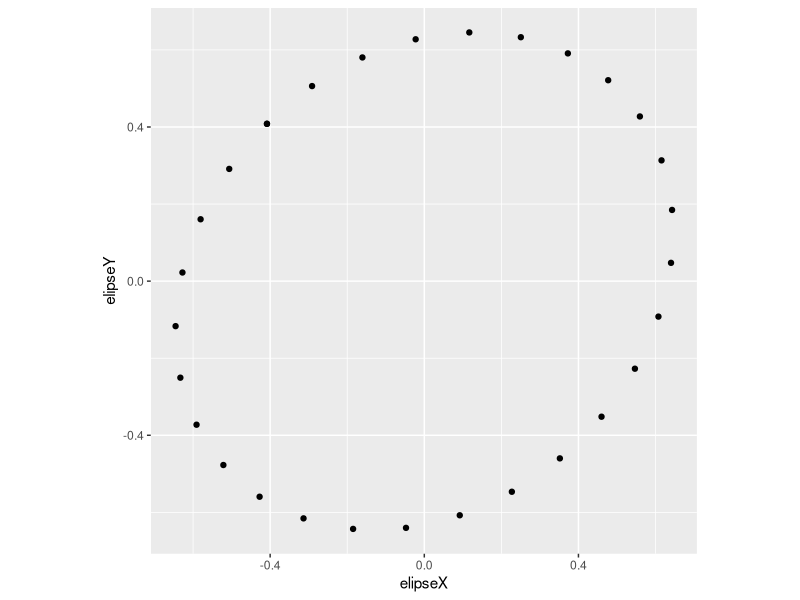

Reproduce this figure in R. (Note: this script raises an error after producing the figure.)
## ---- chunk 1
library(tidyverse)
library(knitr)
set.seed(42)
library('magrittr')
library('jsonlite')
## ---- chunk 2
obtenerQi <- function(marcoDeDatos,listaVariables,poblacion,colPoblacion) {
  indices <- which( marcoDeDatos[,colPoblacion] == poblacion )
  cov(
    marcoDeDatos[indices,listaVariables]
  ) * ( length(indices) - 1 )
}

obtenerQ <- function(marcoDeDatos,listaVariables) {
  cov(
    marcoDeDatos[,variables]
  ) * ( nrow(marcoDeDatos) - 1 )
}

todosLosQ <- function(marcoDeDatos,listaVariables,colPoblacion) {
  listaPoblaciones <- marcoDeDatos[,colPoblacion] %>% unique() %>% unlist()
  listaQ <- map( listaPoblaciones, ~obtenerQi(marcoDeDatos, listaVariables,.x, colPoblacion ) )
  names(listaQ) <- listaPoblaciones
  return(
    listaQ
  )
}

mediaUnaPoblacion <- function(marcoDeDatos,listaVariables,colPoblacion,poblacion) {
  indices <- which( marcoDeDatos[,colPoblacion] == poblacion )
  return(
    colMeans( marcoDeDatos[indices,listaVariables] )
  )
}

mediaGeneral <- function(marcoDeDatos,listaVariables) {
  return( colMeans( marcoDeDatos[,listaVariables] ) )
}

obtenerNi <- function(marcoDeDatos,colPoblacion) {
  listaPoblaciones <- marcoDeDatos[,colPoblacion] %>% unique() %>% unlist()
  listaN <- map_dbl( listaPoblaciones,
                    ~length( which( marcoDeDatos[,colPoblacion] == .x ) )
                    )
  names(listaN) <- listaPoblaciones
  return( listaN )
}

obtenerU <- function(marcoDeDatos,listaVariables,colPoblacion) {
  listaQ <- todosLosQ(marcoDeDatos,listaVariables,colPoblacion)
  n <- nrow(marcoDeDatos)
  k <- length(listaVariables)
  sDentro <- reduce(listaQ,`+`)
  return(sDentro)
}

obtenerH <- function(marcoDeDatos,listaVariables,colPoblacion) {
  listaPoblaciones <- marcoDeDatos[,colPoblacion] %>% unique() %>% unlist()
  listaMedias <- map( listaPoblaciones, ~mediaUnaPoblacion(marcoDeDatos,listaVariables,colPoblacion,.x) )
  names(listaMedias) <- listaPoblaciones
  mediaGeneral <- mediaGeneral(marcoDeDatos,listaVariables)
  listaN <- obtenerNi(marcoDeDatos,colPoblacion)
  listaASumar <- map2( listaMedias, listaN, ~(( .x - mediaGeneral ) %*% t( .x - mediaGeneral )) * .y  )
  matrizH <- listaASumar %>% reduce(`+`)
  return(matrizH)
}

gammaEstrella1 <- function(marcoDeDatos,listaVariables,colPoblacion) {
  listaPoblaciones <- marcoDeDatos[,colPoblacion] %>% unique() %>% unlist()
  listaQ <- todosLosQ(marcoDeDatos,listaVariables,colPoblacion)
  listaN <- obtenerNi(marcoDeDatos,colPoblacion)

  numerador <- map2_dbl(
    listaQ,
    listaN,
    ~(det(.x/.y))^(.y/2)
  ) %>% reduce(`*`)

  nTotal  <- nrow(marcoDeDatos)
  denominador <- ( det( reduce( listaQ, `+` ) / nTotal ) )^(nTotal/2)
  return( numerador / denominador )
}

gammaEstrella2 <- function(marcoDeDatos,listaVariables,colPoblacion) {
  listaPoblaciones <- marcoDeDatos[,colPoblacion] %>% unique() %>% unlist()
  listaQ <- todosLosQ(marcoDeDatos,listaVariables,colPoblacion)
  listaN <- obtenerNi(marcoDeDatos,colPoblacion)
  matrizH <- obtenerH(marcoDeDatos,listaVariables,colPoblacion)
  matrizU <- reduce( listaQ, `+` )

  numerador <- map2_dbl(
    listaQ,
    listaN,
    ~(det(.x/.y))^(.y/2)
  ) %>% reduce(`*`)

  nTotal  <- nrow(marcoDeDatos)
  denominador <- ( det( matrizU + matrizH / nTotal ) )^(nTotal/2)
  return( numerador / denominador )
}

gammaEstrella3 <- function(marcoDeDatos,listaVariables,colPoblacion) {
  listaPoblaciones <- marcoDeDatos[,colPoblacion] %>% unique() %>% unlist()
  listaQ <- todosLosQ(marcoDeDatos,listaVariables,colPoblacion)
  listaN <- obtenerNi(marcoDeDatos,colPoblacion)
  matrizH <- obtenerH(marcoDeDatos,listaVariables,colPoblacion)
  matrizU <- reduce( listaQ, `+` )

  nTotal  <- nrow(marcoDeDatos)
  return( ( det( matrizU ) / det( matrizU + matrizH ) )^(nTotal/2) )
}

indicesNu <- function(listaVariables,colPoblacion) {
  n <- length(colPoblacion)
  p <- length(listaVariables)
  k <- colPoblacion %>% unique() %>% length()
  nu <- p*k+(p*(p+1)*k)/2
  nu1 <- p*k+(p*(p+1))/2
  nu2 <- p+(p*(p+1))/2
  return(
    list(
      "nu" = nu,
      "nu1" = nu1,
      "nu2" = nu2
    )
  )
}

pruebaSigmaEnPoblaciones1 <- function(marcoDeDatos,listaVariables,colPoblacion,alfa) {
  estadistico <- gammaEstrella1(marcoDeDatos,listaVariables,colPoblacion)
  indices <- indicesNu(listaVariables,marcoDeDatos[[colPoblacion]])
  gradLib1 <- indices[["nu"]] - indices[["nu1"]]
  percentil <- qchisq( p = 1 - alfa, df = gradLib1 )
  cuantilParaP =   pchisq( df = gradLib1, q = -2 * log(estadistico) )
  return(
    tibble(
      rechazo =  -2*log(estadistico) > percentil,
      pValor =  1 - cuantilParaP,
      estadistico = -2 * log(estadistico),
      percentil = qchisq( df = gradLib1, p = 1- alfa )
    )
  )
}

pruebaSigmaEnPoblaciones2 <- function(marcoDeDatos,listaVariables,colPoblacion,alfa) {
  estadistico <- gammaEstrella2(marcoDeDatos,listaVariables,colPoblacion)
  indices <- indicesNu(listaVariables,marcoDeDatos[[colPoblacion]])
  gradLib2 <- indices[["nu"]] - indices[["nu2"]]
  percentil <- qchisq( p = 1 - alfa, df = gradLib2 )
  cuantilParaP =   pchisq( df = gradLib2, q = -2 * log(estadistico) )
  return(
    tibble(
      rechazo =  -2*log(estadistico) > percentil,
      pValor =  1 - cuantilParaP,
      estadistico = estadistico,
      percentil = qchisq( df = gradLib2, p = 1- alfa )
    )
  )
}

# NOTA: Mejorar agregando que para k=2 es una F y quizás alguna otra estimación.
pruebaSigmaEnPoblaciones3 <- function(marcoDeDatos,listaVariables,colPoblacion,alfa) {
  estadistico <- gammaEstrella2(marcoDeDatos,listaVariables,colPoblacion)
  indices <- indicesNu(listaVariables,marcoDeDatos[[colPoblacion]])
  percentil <- qchisq( p = 1 - alfa, df = indices[["nu1"]] - indices[["nu1"]] )
  gradLib3 <- indices[["nu1"]] - indices[["nu2"]]
  cuantilParaP = pchisq( df = gradLib3, q = -2 * log(estadistico) )
  return(
    tibble(
      rechazo =  -2*log(estadistico) > percentil,
      pValor = 1 - cuantilParaP,
      estadistico = estadistico,
      percentil = qchisq( df = gradLib3, p = 1- alfa )
    )
  )
}

estimarSigmaDentro <- function(marcoDeDatos,listaVariables,colPoblacion) {
  listaQ <- todosLosQ(marcoDeDatos,listaVariables,colPoblacion)
  n <- nrow(marcoDeDatos)
  k <- length(listaVariables)
  sDentro <- reduce(listaQ,`+`) / (n-k)
  return(sDentro)
}

estimarSigmaEntre <- function(marcoDeDatos,listaVariables,colPoblacion) {
  n <- nrow(marcoDeDatos)
  k <- length(listaVariables)
  matrizH <- obtenerH(marcoDeDatos,listaVariables,colPoblacion) / n
  return( matrizH )
}

coordenadasDiscriminantes <- function(marcoDeDatos, listaVariables, colPoblacion) {
  matrizH <- obtenerH(marcoDeDatos,listaVariables,colPoblacion)
  matrizU<- obtenerU(marcoDeDatos,listaVariables,colPoblacion)
  matrizC <- chol(matrizU)
  inversaC <- solve(matrizC)
  matrizB <- t( inversaC ) %*% matrizH %*% ( inversaC )
  descompB <- eigen(matrizB)
  n <- nrow(marcoDeDatos)
  k <- length( marcoDeDatos[,colPoblacion] %>% unique() )
  listaVectores <- map( seq(1,length(descompB$values)), ~descompB$vectors[,.x] )
  listaDirecciones <- map( listaVectores, ~ inversaC %*% unlist( .x ) * sqrt( n - k ) )
  nombresListaDirecciones <- map2( rep('a',length(listaDirecciones)),
                                  seq(1,length(listaDirecciones)),
                                  ~paste(.x,.y,sep='') )
  names(listaDirecciones) <- nombresListaDirecciones
  columnasProyecciones <- map(listaDirecciones, ~ (marcoDeDatos[,listaVariables] %>% as.matrix()) %*% .x )
  return(
    list(proyecciones = columnasProyecciones,
         direcciones = listaDirecciones,
         autovalores = descompB$values %>% round(9),
         autoVecB = listaVectores,
         matrizB = matrizB,
         inversaC = inversaC,
         listaVectores = listaVectores
         )
  )
}

viejoDiscriminantes <- function(marcoDeDatos, listaVariables, colPoblacion) {
  sEntre <- estimarSigmaEntre(marcoDeDatos,listaVariables,colPoblacion)
  sDentro<- estimarSigmaDentro(marcoDeDatos,listaVariables,colPoblacion)
  matrizC <- chol(sDentro)
  inversaC <- solve(matrizC)
  matrizB <- t(inversaC) %*% sEntre %*% inversaC
  descompB <- eigen(matrizB)
  n <- nrow(marcoDeDatos)
  k <- length( marcoDeDatos[,colPoblacion] %>% unique() )
  listaVectores <- map( seq(1,length(descompB$values)), ~descompB$vectors[,.x] * sqrt(n-k) )
  listaDirecciones <- map( listaVectores, ~ inversaC %*% .x )
  nombresListaDirecciones <- map2( rep('a',length(listaDirecciones)),
                                  seq(1,length(listaDirecciones)),
                                  ~paste(.x,.y,sep='') )
  names(listaDirecciones) <- nombresListaDirecciones
  columnasProyecciones <- map(listaDirecciones, ~ (marcoDeDatos[,listaVariables] %>% as.matrix()) %*% .x )
  return(
    list(proyecciones = columnasProyecciones,
         direcciones = listaDirecciones,
         autovalores = descompB$values %>% round(9)
         )
  )
}

normaVector <- function(vector) {
  norm( x = matrix( vector, ncol=1 ),type="2" )
}

trazarElipse <- function(centro = c(0,0), radio = 1, forma = matrix( c(1,0,0,1), ncol = 2 ), puntos) {
  espectral <- eigen(forma, symmetric = T)
  rotar <- espectral$vectors
  escalar <- espectral$values
  paramH <- function(t) { (radio / sqrt( escalar[[1]] ) ) * cos(t) }
  paramV <- function(t) { (radio / sqrt(escalar[[2]]) ) * sin(t) }
  valoresT <- seq(0,2*pi,length.out=puntos)
  columnaX <- map_dbl(valoresT,paramH)
  columnaY <- map_dbl(valoresT,paramV)
  matriz <- matrix(
    c( columnaX, columnaY ),
    ncol=2
  )
  matrizTransformada <- matriz %*% t(rotar)
  tabla <- tibble(
    elipseX = matrizTransformada[,1] + centro[[1]],
    elipseY = matrizTransformada[,2] + centro[[2]]
  )
  return( tabla )
}

matrizCecilia <- matrix( c(2.5,-0.5,-0.5,2.5), ncol = 2 )

espectroCecilia <- eigen(matrizCecilia)


elipseP <- trazarElipse(puntos=30,forma=matrizCecilia)

elipseP %>% ggplot() +
  aes( x = elipseX, y= elipseY) +
  geom_point() +
  coord_fixed()
## ---- chunk 3

## setwd("~/D3/surveyDashboard/dataAnalysis")

df <- read_rds( "./realFoodCampaign.Rds" )

variablesList <- colnames(df)

analysisVars <- variablesList[ c(39,40,41,65) ]


dataF <- filter( df, !is.na( SoilOrganicMatter0to10cmPercentage ) )

for ( i in 1:length(analysisVars) ) {
  dataF <- filter( dataF, !is.na( .data[[  analysisVars[[i]]  ]] ) )
}



cdRFP <- coordenadasDiscriminantes( marcoDeDatos = dataF[c(1:200),], listaVariables = analysisVars, colPoblacion =  'Source' )

dataF <- dataF[c(1:200) ,]

dataF$dc1 <- ( cdRFP$proyecciones )$a1
dataF$dc2 <- ( cdRFP$proyecciones )$a2

dataF %>% ggplot() +
  aes( x=dc1, y=dc2, color = Farmer ) +
  geom_point()

analysisVars <- variablesList[ c(39,65,19,20,18,66) ]


dataF <- filter( df, !is.na( SoilOrganicMatter0to10cmPercentage ) )

for ( i in 1:length(analysisVars) ) {
  dataF <- filter( dataF, !is.na( .data[[  analysisVars[[i]]  ]] ) )
}



cdRFP <- coordenadasDiscriminantes( marcoDeDatos = dataF[c(1:200),], listaVariables = analysisVars, colPoblacion =  'organic' )

dataF <- dataF[c(1:200) ,]

dataF$dc1 <- ( cdRFP$proyecciones )$a1
dataF$dc2 <- ( cdRFP$proyecciones )$a2

toJSON( x=dataF ) %>% write_file( path="../output/discriminantCoordinates.json" )

centroideT <- dataF[ which( dataF$organic ) , c('dc1','dc2') ] %>% colMeans %>% enframe() %>% spread(name,value)
centroideF <- dataF[ which( !( dataF$organic ) ) , c('dc1','dc2') ] %>% colMeans %>% enframe() %>% spread(name,value)


centroides <- tibble(
  dc1 = c(centroideT$dc1, centroideF$dc1),
  dc2 = c(centroideT$dc2, centroideF$dc2),
  organic = c('TRUE','FALSE')
)

dataF %>% ggplot() +
  aes( x=dc1, y=dc2, color = organic ) +
  geom_point() +
  geom_point( data = centroides, size = 5, color = "blue" )


